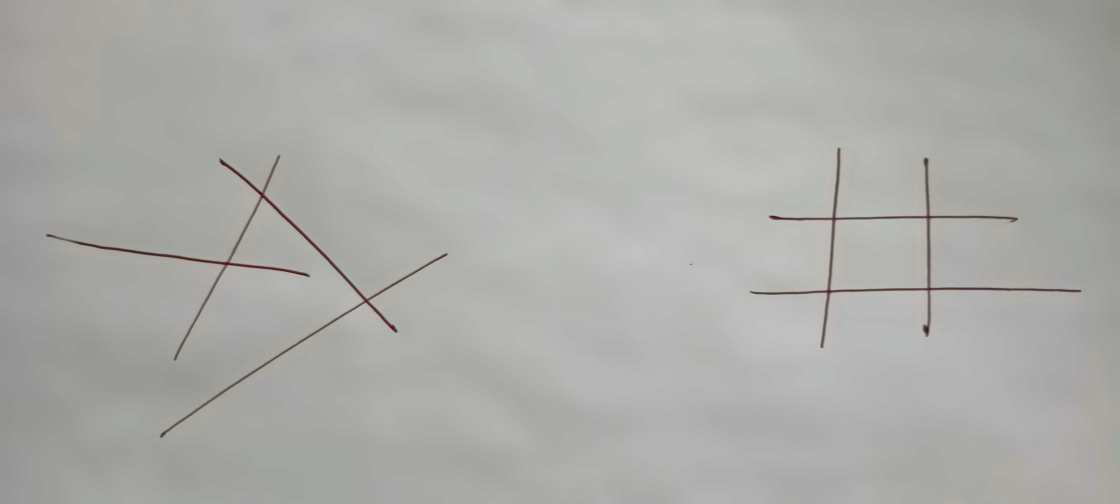
#> input picture dOne.png, 4480 x 2016 px (shown at 1/4 size)
$ python detector.py
#> lines starting #> are read from the running program, lines starting #| are printed output that depends on the picture; after the words box and inside, x2 and y2 are one past the last pixel; in counts of white or black regions, pixels touching at a corner belong together
import cv2
import numpy as np

img = cv2.imread('dOne.png')
#> img is the input picture: shape (2016, 4480, 3); mean B, G, R 168.5, 171.9, 171.5
gray = cv2.cvtColor(img, cv2.COLOR_BGR2GRAY) #change to gray for canny detector
edges = cv2.Canny(gray, 50, 150, apertureSize=3) #first thres = 50 second thres = 150
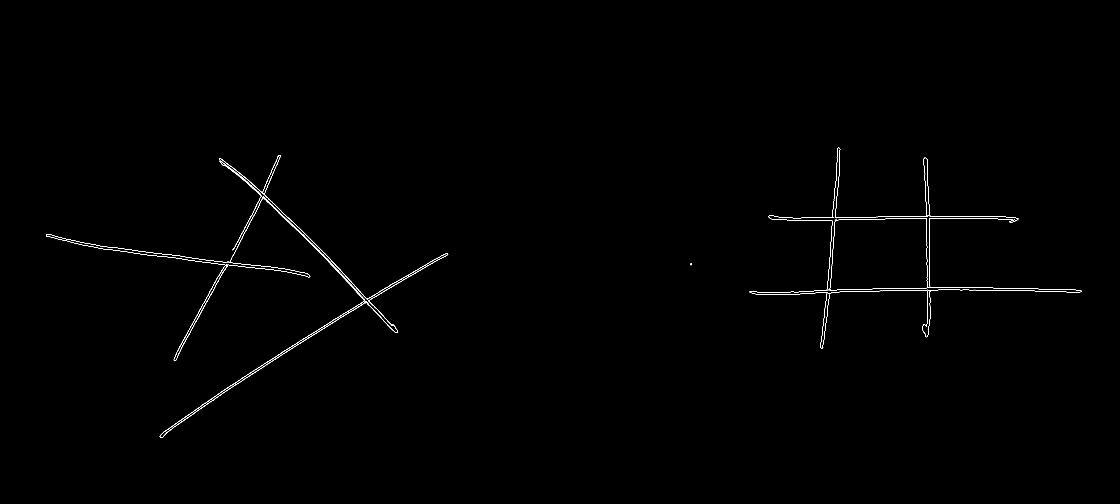
#> edges: shape (2016, 4480) (shown at 1/4 size); 0.21% white in thin lines or dots, all inside (x1, y1, x2, y2) = (184, 591, 4326, 1751)
cv2.namedWindow('edges',cv2.WINDOW_NORMAL)
cv2.imshow('edges', edges)
lines = cv2.HoughLines(edges, 1, np.pi / 180, 200) #store the output vector represented by (p,0,votes). 0 = line rotation
#> lines = 45 rows, first 8: [1800, 1.01], [1804, 0.995], [-190, 2.36], [1793, 1.01], [1225, 1.55], [-163, 2.34], [-247, 2.39], [1216, 1.55]

for line in lines:
    rho,theta = line[0]
    a = np.cos(theta)
    b = np.sin(theta)
    x0 = a * rho
    y0 = b * rho
    # x1 stores the rounded off value of (r * cos(theta) - 1000 * sin(theta))
    x1 = int(x0 + 1000 * (-b))
    # y1 stores the rounded off value of (r * sin(theta)+ 1000 * cos(theta))
    y1 = int(y0 + 1000 * (a))
    # x2 stores the rounded off value of (r * cos(theta)+ 1000 * sin(theta))
    x2 = int(x0 - 1000 * (-b))
    # y2 stores the rounded off value of (r * sin(theta)- 1000 * cos(theta))
    y2 = int(y0 - 1000 * (a))
    cv2.line(img, (x1, y1), (x2, y2), (0, 0, 255), 2)
#> this loop made 45 passes
#> (rho, theta, a, b, x0, y0, x1, y1) on passes 1 to 12: (1800, 1.01, 0.53, 0.848, 953.9, 1526.5, 105, 2056), (1804, 0.995, 0.545, 0.839, 982.5, 1513, 143, 2057), (-190, 2.36, -0.707, 0.707, 134.4, -134.4, -572, -841), (1793, 1.01, 0.53, 0.848, 950.1, 1520.6, 102, 2050), (1225, 1.55, 0.0175, 1, 21.38, 1224.8, -978, 1242), (-163, 2.34, -0.695, 0.719, 113.2, -117.3, -606, -811), (-247, 2.39, -0.731, 0.682, 180.6, -168.5, -501, -899), (1216, 1.55, 0.0175, 1, 21.22, 1215.8, -978, 1233), (1091, 1.59, -0.0175, 1, -19.04, 1090.8, -1018, 1073), (1790, 1.03, 0.515, 0.857, 921.9, 1534.3, 64, 2049), (1285, 1.54, 0.0349, 0.999, 44.85, 1284.2, -954, 1319), (937, 1.55, 0.0175, 1, 16.35, 936.9, -983, 954)
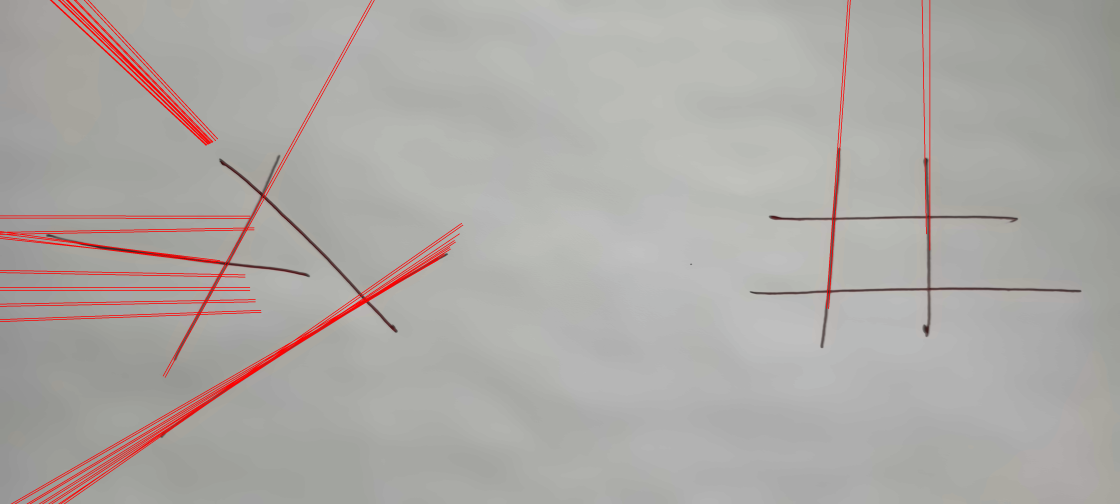
#> img: shape (2016, 4480, 3) (shown at 1/4 size); mean B, G, R 166.1, 169.4, 173.1

cv2.namedWindow('image',cv2.WINDOW_NORMAL)
cv2.imshow('image', img)
k = cv2.waitKey(0)
#> (key Esc is pressed here)
cv2.destroyAllWindows()
